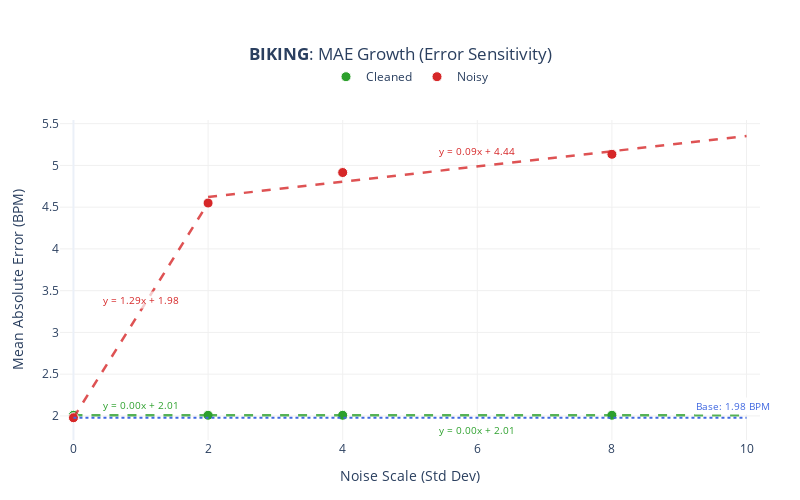
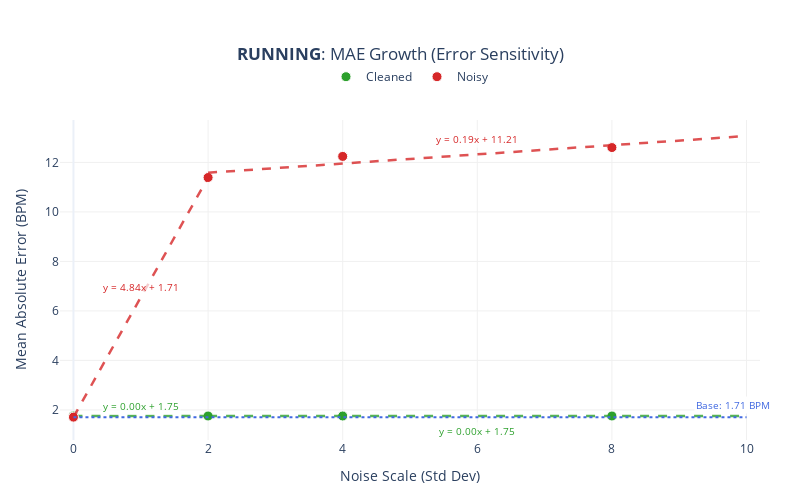
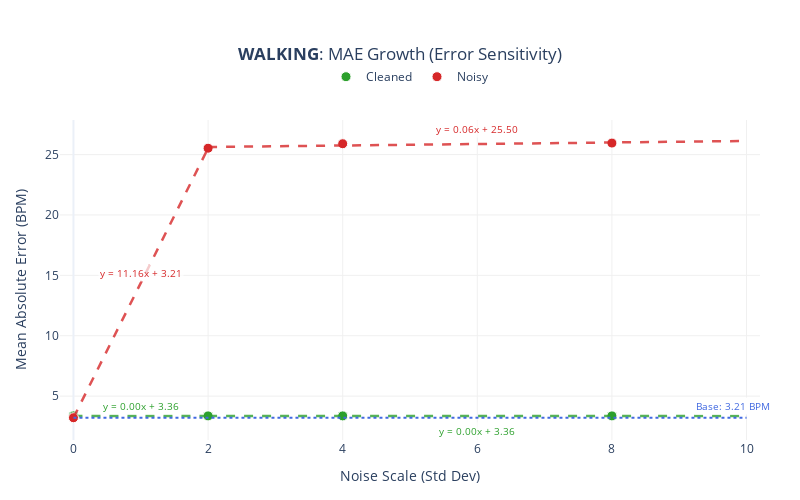

The cell these charts' notebook holds for them, in order:
### Code cell
# %%
import pandas as pd
import numpy as np
import plotly.graph_objects as go
from sklearn.linear_model import LinearRegression
import os

# Ensure output directory exists
output_dir = "plots"
os.makedirs(output_dir, exist_ok=True)

# 1. Create DataFrame STRICTLY from existing log (No manual injection)
df_res = pd.DataFrame(results_log)

# Optional: Sort to ensure cleaner processing
if not df_res.empty:
    df_res = df_res.sort_values(by=["Sport", "Scale", "Variant"])

# ---------------------------------------------------------
# PLOTTING FUNCTION WITH EQUATIONS
# ---------------------------------------------------------
def add_piecewise_fits_mae(fig, df_variant, name, color):
    if df_variant.empty:
        return

    # Sort data to ensure lines connect correctly
    df_v = df_variant.sort_values("Scale")
    x = df_v["Scale"].values.reshape(-1, 1)
    y = df_v["MAE"].values

    # 1. Scatter Points
    fig.add_trace(go.Scatter(
        x=x.flatten(), y=y, mode="markers", name=name,
        marker=dict(color=color, size=10, line=dict(width=1, color="white")),
        legendgroup=name
    ))

    # --- SEGMENT 1: LOW NOISE (Scale 0 to 2) ---
    mask_1 = (x.flatten() <= 2)
    if np.sum(mask_1) >= 2:
        model_1 = LinearRegression().fit(x[mask_1], y[mask_1])
        x_range_1 = np.linspace(0, 2, 20).reshape(-1, 1)
        y_range_1 = model_1.predict(x_range_1)
        
        # Calculate Slope (m) and Intercept (b)
        m1 = model_1.coef_[0]
        b1 = model_1.intercept_
        eq_text_1 = f"y = {m1:.2f}x + {b1:.2f}"

        fig.add_trace(go.Scatter(
            x=x_range_1.flatten(), y=y_range_1, 
            mode="lines", 
            line=dict(color=color, width=2.5, dash="dash"), 
            opacity=0.8,
            showlegend=False, 
            legendgroup=name, 
            hoverinfo="skip"
        ))
        
        # Annotation for Segment 1 (Low Noise)
        fig.add_annotation(
            x=1.0, y=model_1.predict([[1.0]])[0], # Position at midpoint
            text=eq_text_1,
            showarrow=False,
            font=dict(color=color, size=10),
            bgcolor="rgba(255,255,255,0.7)",
            yshift=10
        )

    # --- SEGMENT 2: HIGH NOISE (Scale 2 to 10) ---
    mask_2 = (x.flatten() >= 2)
    if np.sum(mask_2) >= 2:
        model_2 = LinearRegression().fit(x[mask_2], y[mask_2])
        x_range_2 = np.linspace(2, 10, 50).reshape(-1, 1)
        y_range_2 = model_2.predict(x_range_2)
        
        # Calculate Slope (m) and Intercept (b)
        m2 = model_2.coef_[0]
        b2 = model_2.intercept_
        eq_text_2 = f"y = {m2:.2f}x + {b2:.2f}"

        fig.add_trace(go.Scatter(
            x=x_range_2.flatten(), y=y_range_2, 
            mode="lines", 
            line=dict(color=color, width=2.5, dash="dash"),
            opacity=0.8,
            showlegend=False, 
            legendgroup=name, 
            hoverinfo="skip"
        ))
        
        # Annotation for Segment 2 (High Noise)
        # Position slightly differently for Cleaned vs Noisy to avoid overlap
        x_pos = 6.0
        y_pos = model_2.predict([[x_pos]])[0]
        y_shift = 15 if name == "Noisy" else -15 # Shift Red UP, Green DOWN

        fig.add_annotation(
            x=x_pos, y=y_pos,
            text=eq_text_2,
            showarrow=False,
            font=dict(color=color, size=10),
            bgcolor="rgba(255,255,255,0.7)",
            yshift=y_shift
        )

# ---------------------------------------------------------
# LOOP & GENERATE FIGURES
# ---------------------------------------------------------
# Dynamically detect which sports were actually run
SPORTS_RUN = df_res["Sport"].unique() if not df_res.empty else []

for sport in SPORTS_RUN:
    fig = go.Figure()
    sport_data = df_res[df_res["Sport"] == sport]
    
    # 1. Add Blue Baseline (Scale 0 Uncleaned)
    base_data = sport_data[(sport_data["Scale"] == 0) & (sport_data["Variant"] == "Uncleaned")]
    if not base_data.empty:
        baseline_y = base_data["MAE"].values[0]
        
        fig.add_shape(
            type="line", x0=0, x1=10, y0=baseline_y, y1=baseline_y,
            line=dict(color="royalblue", width=2, dash="dot")
        )
        fig.add_annotation(
            x=9.8, y=baseline_y, text=f"Base: {baseline_y:.2f} BPM",
            showarrow=False, font=dict(color="royalblue", size=10),
            bgcolor="white", yshift=12 # Shift UP for MAE
        )

    # 2. Add Traces (Cleaned vs Noisy) with Equations
    add_piecewise_fits_mae(fig, sport_data[sport_data["Variant"] == "Cleaned"], "Cleaned", "#2ca02c")
    add_piecewise_fits_mae(fig, sport_data[sport_data["Variant"] == "Uncleaned"], "Noisy", "#d62728")

    # 3. Formatting
    fig.update_layout(
        title=dict(text=f"<b>{sport.upper()}</b>: MAE Growth (Error Sensitivity)", x=0.5),
        template="plotly_white",
        width=800, height=500,
        margin=dict(t=120, b=60, l=60, r=40),
        legend=dict(orientation="h", yanchor="bottom", y=1.09, xanchor="center", x=0.5),
        xaxis=dict(title="Noise Scale (Std Dev)", gridcolor="#f0f0f0", range=[-0.2, 10.2]),
        yaxis=dict(title="Mean Absolute Error (BPM)", gridcolor="#f0f0f0")
    )
    
    # Ensure Y-axis starts at 0
    fig.update_yaxes(range=[0, None])

    fig.show()

    # --- SAVE COMMAND ---
    filename = f"{output_dir}/{sport}_mae_growth.png"
    fig.write_image(filename)
    print(f"✅ Saved PNG: {filename}")

### Figure 1 — Plotly figure (JSON) as saved in the notebook; plotly's stock layout.template omitted (floating-point values rounded to 4 significant figures)
{"data": [{"legendgroup": "Cleaned", "marker": {"color": "#2ca02c", "line": {"color": "white", "width": 1}, "size": 10}, "mode": "markers", "name": "Cleaned", "type": "scatter", "x": [0, 2, 4, 8], "y": [2.008, 2.008, 2.008, 2.008]}, {"hoverinfo": "skip", "legendgroup": "Cleaned", "line": {"color": "#2ca02c", "dash": "dash", "width": 2.5}, "mode": "lines", "opacity": 0.8, "showlegend": false, "type": "scatter", "x": [0.0, 0.1053, 0.2105, 0.3158, 0.4211, 0.5263, 0.6316, 0.7368, 0.8421, 0.9474, 1.053, 1.158, 1.263, 1.368, 1.474, 1.579, 1.684, 1.789, 1.895, 2.0], "y": [2.008, 2.008, 2.008, 2.008, 2.008, 2.008, 2.008, 2.008, 2.008, 2.008, 2.008, 2.008, 2.008, 2.008, 2.008, 2.008, 2.008, 2.008, 2.008, 2.008]}, {"hoverinfo": "skip", "legendgroup": "Cleaned", "line": {"color": "#2ca02c", "dash": "dash", "width": 2.5}, "mode": "lines", "opacity": 0.8, "showlegend": false, "type": "scatter", "x": [2.0, 2.163, 2.327, 2.49, 2.653, 2.816, 2.98, 3.143, 3.306, 3.469, 3.633, 3.796, 3.959, 4.122, 4.286, 4.449, 4.612, 4.776, 4.939, 5.102, 5.265, 5.429, 5.592, 5.755, 5.918, 6.082, 6.245, 6.408, 6.571, 6.735, 6.898, 7.061, 7.224, 7.388, 7.551, 7.714, 7.878, 8.041, 8.204, 8.367, 8.531, 8.694, 8.857, 9.02, 9.184, 9.347, 9.51, 9.673, 9.837, 10.0], "y": [2.008, 2.008, 2.008, 2.008, 2.008, 2.008, 2.008, 2.008, 2.008, 2.008, 2.008, 2.008, 2.008, 2.008, 2.008, 2.008, 2.008, 2.008, 2.008, 2.008, 2.008, 2.008, 2.008, 2.008, 2.008, 2.008, 2.008, 2.008, 2.008, 2.008, 2.008, 2.008, 2.008, 2.008, 2.008, 2.008, 2.008, 2.008, 2.008, 2.008, 2.008, 2.008, 2.008, 2.008, 2.008, 2.008, 2.008, 2.008, 2.008, 2.008]}, {"legendgroup": "Noisy", "marker": {"color": "#d62728", "line": {"color": "white", "width": 1}, "size": 10}, "mode": "markers", "name": "Noisy", "type": "scatter", "x": [0, 2, 4, 8], "y": [1.978, 4.549, 4.914, 5.133]}, {"hoverinfo": "skip", "legendgroup": "Noisy", "line": {"color": "#d62728", "dash": "dash", "width": 2.5}, "mode": "lines", "opacity": 0.8, "showlegend": false, "type": "scatter", "x": [0.0, 0.1053, 0.2105, 0.3158, 0.4211, 0.5263, 0.6316, 0.7368, 0.8421, 0.9474, 1.053, 1.158, 1.263, 1.368, 1.474, 1.579, 1.684, 1.789, 1.895, 2.0], "y": [1.978, 2.113, 2.249, 2.384, 2.519, 2.655, 2.79, 2.925, 3.061, 3.196, 3.331, 3.467, 3.602, 3.737, 3.872, 4.008, 4.143, 4.278, 4.414, 4.549]}, {"hoverinfo": "skip", "legendgroup": "Noisy", "line": {"color": "#d62728", "dash": "dash", "width": 2.5}, "mode": "lines", "opacity": 0.8, "showlegend": false, "type": "scatter", "x": [2.0, 2.163, 2.327, 2.49, 2.653, 2.816, 2.98, 3.143, 3.306, 3.469, 3.633, 3.796, 3.959, 4.122, 4.286, 4.449, 4.612, 4.776, 4.939, 5.102, 5.265, 5.429, 5.592, 5.755, 5.918, 6.082, 6.245, 6.408, 6.571, 6.735, 6.898, 7.061, 7.224, 7.388, 7.551, 7.714, 7.878, 8.041, 8.204, 8.367, 8.531, 8.694, 8.857, 9.02, 9.184, 9.347, 9.51, 9.673, 9.837, 10.0], "y": [4.622, 4.637, 4.652, 4.667, 4.682, 4.697, 4.712, 4.726, 4.741, 4.756, 4.771, 4.786, 4.801, 4.816, 4.831, 4.846, 4.86, 4.875, 4.89, 4.905, 4.92, 4.935, 4.95, 4.965, 4.98, 4.994, 5.009, 5.024, 5.039, 5.054, 5.069, 5.084, 5.099, 5.114, 5.129, 5.143, 5.158, 5.173, 5.188, 5.203, 5.218, 5.233, 5.248, 5.263, 5.277, 5.292, 5.307, 5.322, 5.337, 5.352]}], "layout": {"annotations": [{"bgcolor": "white", "font": {"color": "royalblue", "size": 10}, "showarrow": false, "text": "Base: 1.98 BPM", "x": 9.8, "y": 1.978, "yshift": 12}, {"bgcolor": "rgba(255,255,255,0.7)", "font": {"color": "#2ca02c", "size": 10}, "showarrow": false, "text": "y = 0.00x + 2.01", "x": 1, "y": 2.008, "yshift": 10}, {"bgcolor": "rgba(255,255,255,0.7)", "font": {"color": "#2ca02c", "size": 10}, "showarrow": false, "text": "y = 0.00x + 2.01", "x": 6, "y": 2.008, "yshift": -15}, {"bgcolor": "rgba(255,255,255,0.7)", "font": {"color": "#d62728", "size": 10}, "showarrow": false, "text": "y = 1.29x + 1.98", "x": 1, "y": 3.264, "yshift": 10}, {"bgcolor": "rgba(255,255,255,0.7)", "font": {"color": "#d62728", "size": 10}, "showarrow": false, "text": "y = 0.09x + 4.44", "x": 6, "y": 4.987, "yshift": 15}], "height": 500, "legend": {"orientation": "h", "x": 0.5, "xanchor": "center", "y": 1.09, "yanchor": "bottom"}, "margin": {"b": 60, "l": 60, "r": 40, "t": 120}, "shapes": [{"line": {"color": "royalblue", "dash": "dot", "width": 2}, "type": "line", "x0": 0, "x1": 10, "y0": 1.978, "y1": 1.978}], "title": {"text": "<b>BIKING</b>: MAE Growth (Error Sensitivity)", "x": 0.5}, "width": 800, "xaxis": {"gridcolor": "#f0f0f0", "range": [-0.2, 10.2], "title": {"text": "Noise Scale (Std Dev)"}}, "yaxis": {"gridcolor": "#f0f0f0", "range": [0, null], "title": {"text": "Mean Absolute Error (BPM)"}}}}

### Figure 2 — Plotly figure (JSON) as saved in the notebook; plotly's stock layout.template omitted (floating-point values rounded to 4 significant figures)
{"data": [{"legendgroup": "Cleaned", "marker": {"color": "#2ca02c", "line": {"color": "white", "width": 1}, "size": 10}, "mode": "markers", "name": "Cleaned", "type": "scatter", "x": [0, 2, 4, 8], "y": [1.755, 1.755, 1.755, 1.755]}, {"hoverinfo": "skip", "legendgroup": "Cleaned", "line": {"color": "#2ca02c", "dash": "dash", "width": 2.5}, "mode": "lines", "opacity": 0.8, "showlegend": false, "type": "scatter", "x": [0.0, 0.1053, 0.2105, 0.3158, 0.4211, 0.5263, 0.6316, 0.7368, 0.8421, 0.9474, 1.053, 1.158, 1.263, 1.368, 1.474, 1.579, 1.684, 1.789, 1.895, 2.0], "y": [1.755, 1.755, 1.755, 1.755, 1.755, 1.755, 1.755, 1.755, 1.755, 1.755, 1.755, 1.755, 1.755, 1.755, 1.755, 1.755, 1.755, 1.755, 1.755, 1.755]}, {"hoverinfo": "skip", "legendgroup": "Cleaned", "line": {"color": "#2ca02c", "dash": "dash", "width": 2.5}, "mode": "lines", "opacity": 0.8, "showlegend": false, "type": "scatter", "x": [2.0, 2.163, 2.327, 2.49, 2.653, 2.816, 2.98, 3.143, 3.306, 3.469, 3.633, 3.796, 3.959, 4.122, 4.286, 4.449, 4.612, 4.776, 4.939, 5.102, 5.265, 5.429, 5.592, 5.755, 5.918, 6.082, 6.245, 6.408, 6.571, 6.735, 6.898, 7.061, 7.224, 7.388, 7.551, 7.714, 7.878, 8.041, 8.204, 8.367, 8.531, 8.694, 8.857, 9.02, 9.184, 9.347, 9.51, 9.673, 9.837, 10.0], "y": [1.755, 1.755, 1.755, 1.755, 1.755, 1.755, 1.755, 1.755, 1.755, 1.755, 1.755, 1.755, 1.755, 1.755, 1.755, 1.755, 1.755, 1.755, 1.755, 1.755, 1.755, 1.755, 1.755, 1.755, 1.755, 1.755, 1.755, 1.755, 1.755, 1.755, 1.755, 1.755, 1.755, 1.755, 1.755, 1.755, 1.755, 1.755, 1.755, 1.755, 1.755, 1.755, 1.755, 1.755, 1.755, 1.755, 1.755, 1.755, 1.755, 1.755]}, {"legendgroup": "Noisy", "marker": {"color": "#d62728", "line": {"color": "white", "width": 1}, "size": 10}, "mode": "markers", "name": "Noisy", "type": "scatter", "x": [0, 2, 4, 8], "y": [1.709, 11.39, 12.24, 12.6]}, {"hoverinfo": "skip", "legendgroup": "Noisy", "line": {"color": "#d62728", "dash": "dash", "width": 2.5}, "mode": "lines", "opacity": 0.8, "showlegend": false, "type": "scatter", "x": [0.0, 0.1053, 0.2105, 0.3158, 0.4211, 0.5263, 0.6316, 0.7368, 0.8421, 0.9474, 1.053, 1.158, 1.263, 1.368, 1.474, 1.579, 1.684, 1.789, 1.895, 2.0], "y": [1.709, 2.218, 2.728, 3.238, 3.747, 4.257, 4.766, 5.276, 5.785, 6.295, 6.805, 7.314, 7.824, 8.333, 8.843, 9.352, 9.862, 10.37, 10.88, 11.39]}, {"hoverinfo": "skip", "legendgroup": "Noisy", "line": {"color": "#d62728", "dash": "dash", "width": 2.5}, "mode": "lines", "opacity": 0.8, "showlegend": false, "type": "scatter", "x": [2.0, 2.163, 2.327, 2.49, 2.653, 2.816, 2.98, 3.143, 3.306, 3.469, 3.633, 3.796, 3.959, 4.122, 4.286, 4.449, 4.612, 4.776, 4.939, 5.102, 5.265, 5.429, 5.592, 5.755, 5.918, 6.082, 6.245, 6.408, 6.571, 6.735, 6.898, 7.061, 7.224, 7.388, 7.551, 7.714, 7.878, 8.041, 8.204, 8.367, 8.531, 8.694, 8.857, 9.02, 9.184, 9.347, 9.51, 9.673, 9.837, 10.0], "y": [11.58, 11.61, 11.64, 11.67, 11.7, 11.73, 11.76, 11.8, 11.83, 11.86, 11.89, 11.92, 11.95, 11.98, 12.01, 12.04, 12.07, 12.1, 12.13, 12.16, 12.19, 12.22, 12.25, 12.28, 12.31, 12.34, 12.37, 12.4, 12.43, 12.46, 12.49, 12.52, 12.55, 12.58, 12.61, 12.64, 12.67, 12.7, 12.73, 12.76, 12.79, 12.82, 12.86, 12.89, 12.92, 12.95, 12.98, 13.01, 13.04, 13.07]}], "layout": {"annotations": [{"bgcolor": "white", "font": {"color": "royalblue", "size": 10}, "showarrow": false, "text": "Base: 1.71 BPM", "x": 9.8, "y": 1.709, "yshift": 12}, {"bgcolor": "rgba(255,255,255,0.7)", "font": {"color": "#2ca02c", "size": 10}, "showarrow": false, "text": "y = 0.00x + 1.75", "x": 1, "y": 1.755, "yshift": 10}, {"bgcolor": "rgba(255,255,255,0.7)", "font": {"color": "#2ca02c", "size": 10}, "showarrow": false, "text": "y = 0.00x + 1.75", "x": 6, "y": 1.755, "yshift": -15}, {"bgcolor": "rgba(255,255,255,0.7)", "font": {"color": "#d62728", "size": 10}, "showarrow": false, "text": "y = 4.84x + 1.71", "x": 1, "y": 6.55, "yshift": 10}, {"bgcolor": "rgba(255,255,255,0.7)", "font": {"color": "#d62728", "size": 10}, "showarrow": false, "text": "y = 0.19x + 11.21", "x": 6, "y": 12.33, "yshift": 15}], "height": 500, "legend": {"orientation": "h", "x": 0.5, "xanchor": "center", "y": 1.09, "yanchor": "bottom"}, "margin": {"b": 60, "l": 60, "r": 40, "t": 120}, "shapes": [{"line": {"color": "royalblue", "dash": "dot", "width": 2}, "type": "line", "x0": 0, "x1": 10, "y0": 1.709, "y1": 1.709}], "title": {"text": "<b>RUNNING</b>: MAE Growth (Error Sensitivity)", "x": 0.5}, "width": 800, "xaxis": {"gridcolor": "#f0f0f0", "range": [-0.2, 10.2], "title": {"text": "Noise Scale (Std Dev)"}}, "yaxis": {"gridcolor": "#f0f0f0", "range": [0, null], "title": {"text": "Mean Absolute Error (BPM)"}}}}

### Figure 3 — Plotly figure (JSON) as saved in the notebook; plotly's stock layout.template omitted (floating-point values rounded to 4 significant figures)
{"data": [{"legendgroup": "Cleaned", "marker": {"color": "#2ca02c", "line": {"color": "white", "width": 1}, "size": 10}, "mode": "markers", "name": "Cleaned", "type": "scatter", "x": [0, 2, 4, 8], "y": [3.363, 3.363, 3.363, 3.363]}, {"hoverinfo": "skip", "legendgroup": "Cleaned", "line": {"color": "#2ca02c", "dash": "dash", "width": 2.5}, "mode": "lines", "opacity": 0.8, "showlegend": false, "type": "scatter", "x": [0.0, 0.1053, 0.2105, 0.3158, 0.4211, 0.5263, 0.6316, 0.7368, 0.8421, 0.9474, 1.053, 1.158, 1.263, 1.368, 1.474, 1.579, 1.684, 1.789, 1.895, 2.0], "y": [3.363, 3.363, 3.363, 3.363, 3.363, 3.363, 3.363, 3.363, 3.363, 3.363, 3.363, 3.363, 3.363, 3.363, 3.363, 3.363, 3.363, 3.363, 3.363, 3.363]}, {"hoverinfo": "skip", "legendgroup": "Cleaned", "line": {"color": "#2ca02c", "dash": "dash", "width": 2.5}, "mode": "lines", "opacity": 0.8, "showlegend": false, "type": "scatter", "x": [2.0, 2.163, 2.327, 2.49, 2.653, 2.816, 2.98, 3.143, 3.306, 3.469, 3.633, 3.796, 3.959, 4.122, 4.286, 4.449, 4.612, 4.776, 4.939, 5.102, 5.265, 5.429, 5.592, 5.755, 5.918, 6.082, 6.245, 6.408, 6.571, 6.735, 6.898, 7.061, 7.224, 7.388, 7.551, 7.714, 7.878, 8.041, 8.204, 8.367, 8.531, 8.694, 8.857, 9.02, 9.184, 9.347, 9.51, 9.673, 9.837, 10.0], "y": [3.363, 3.363, 3.363, 3.363, 3.363, 3.363, 3.363, 3.363, 3.363, 3.363, 3.363, 3.363, 3.363, 3.363, 3.363, 3.363, 3.363, 3.363, 3.363, 3.363, 3.363, 3.363, 3.363, 3.363, 3.363, 3.363, 3.363, 3.363, 3.363, 3.363, 3.363, 3.363, 3.363, 3.363, 3.363, 3.363, 3.363, 3.363, 3.363, 3.363, 3.363, 3.363, 3.363, 3.363, 3.363, 3.363, 3.363, 3.363, 3.363, 3.363]}, {"legendgroup": "Noisy", "marker": {"color": "#d62728", "line": {"color": "white", "width": 1}, "size": 10}, "mode": "markers", "name": "Noisy", "type": "scatter", "x": [0, 2, 4, 8], "y": [3.209, 25.53, 25.9, 25.95]}, {"hoverinfo": "skip", "legendgroup": "Noisy", "line": {"color": "#d62728", "dash": "dash", "width": 2.5}, "mode": "lines", "opacity": 0.8, "showlegend": false, "type": "scatter", "x": [0.0, 0.1053, 0.2105, 0.3158, 0.4211, 0.5263, 0.6316, 0.7368, 0.8421, 0.9474, 1.053, 1.158, 1.263, 1.368, 1.474, 1.579, 1.684, 1.789, 1.895, 2.0], "y": [3.209, 4.383, 5.558, 6.733, 7.907, 9.082, 10.26, 11.43, 12.61, 13.78, 14.96, 16.13, 17.3, 18.48, 19.65, 20.83, 22.0, 23.18, 24.35, 25.53]}, {"hoverinfo": "skip", "legendgroup": "Noisy", "line": {"color": "#d62728", "dash": "dash", "width": 2.5}, "mode": "lines", "opacity": 0.8, "showlegend": false, "type": "scatter", "x": [2.0, 2.163, 2.327, 2.49, 2.653, 2.816, 2.98, 3.143, 3.306, 3.469, 3.633, 3.796, 3.959, 4.122, 4.286, 4.449, 4.612, 4.776, 4.939, 5.102, 5.265, 5.429, 5.592, 5.755, 5.918, 6.082, 6.245, 6.408, 6.571, 6.735, 6.898, 7.061, 7.224, 7.388, 7.551, 7.714, 7.878, 8.041, 8.204, 8.367, 8.531, 8.694, 8.857, 9.02, 9.184, 9.347, 9.51, 9.673, 9.837, 10.0], "y": [25.63, 25.64, 25.65, 25.66, 25.67, 25.68, 25.69, 25.7, 25.71, 25.72, 25.73, 25.74, 25.75, 25.76, 25.77, 25.78, 25.79, 25.8, 25.81, 25.82, 25.83, 25.84, 25.85, 25.86, 25.87, 25.88, 25.89, 25.9, 25.91, 25.92, 25.93, 25.94, 25.95, 25.96, 25.97, 25.98, 25.99, 26.0, 26.01, 26.02, 26.03, 26.04, 26.06, 26.07, 26.08, 26.09, 26.1, 26.11, 26.12, 26.13]}], "layout": {"annotations": [{"bgcolor": "white", "font": {"color": "royalblue", "size": 10}, "showarrow": false, "text": "Base: 3.21 BPM", "x": 9.8, "y": 3.209, "yshift": 12}, {"bgcolor": "rgba(255,255,255,0.7)", "font": {"color": "#2ca02c", "size": 10}, "showarrow": false, "text": "y = 0.00x + 3.36", "x": 1, "y": 3.363, "yshift": 10}, {"bgcolor": "rgba(255,255,255,0.7)", "font": {"color": "#2ca02c", "size": 10}, "showarrow": false, "text": "y = 0.00x + 3.36", "x": 6, "y": 3.363, "yshift": -15}, {"bgcolor": "rgba(255,255,255,0.7)", "font": {"color": "#d62728", "size": 10}, "showarrow": false, "text": "y = 11.16x + 3.21", "x": 1, "y": 14.37, "yshift": 10}, {"bgcolor": "rgba(255,255,255,0.7)", "font": {"color": "#d62728", "size": 10}, "showarrow": false, "text": "y = 0.06x + 25.50", "x": 6, "y": 25.88, "yshift": 15}], "height": 500, "legend": {"orientation": "h", "x": 0.5, "xanchor": "center", "y": 1.09, "yanchor": "bottom"}, "margin": {"b": 60, "l": 60, "r": 40, "t": 120}, "shapes": [{"line": {"color": "royalblue", "dash": "dot", "width": 2}, "type": "line", "x0": 0, "x1": 10, "y0": 3.209, "y1": 3.209}], "title": {"text": "<b>WALKING</b>: MAE Growth (Error Sensitivity)", "x": 0.5}, "width": 800, "xaxis": {"gridcolor": "#f0f0f0", "range": [-0.2, 10.2], "title": {"text": "Noise Scale (Std Dev)"}}, "yaxis": {"gridcolor": "#f0f0f0", "range": [0, null], "title": {"text": "Mean Absolute Error (BPM)"}}}}
